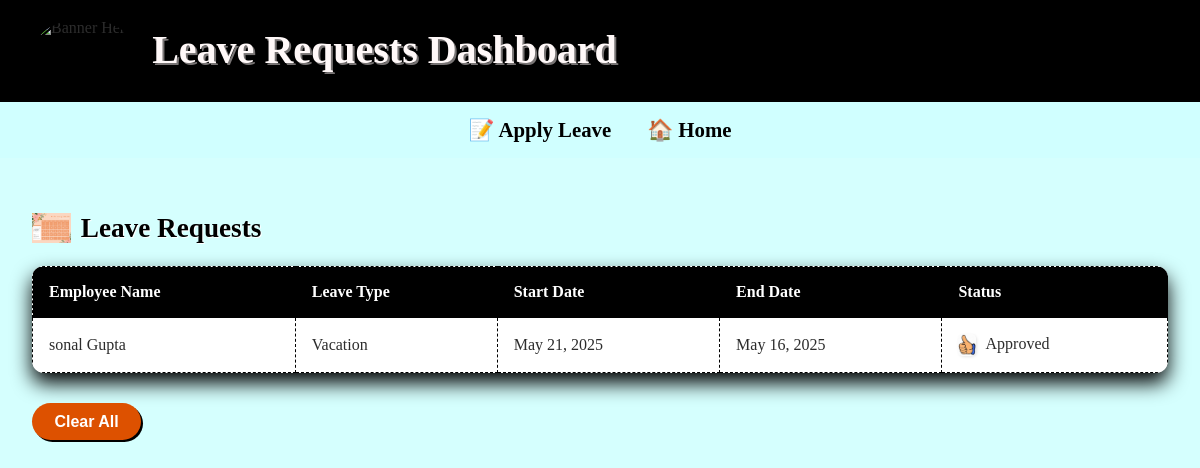
Screenshot of /leave_request2/ (signed in) with the database file from the repository.
### Dashboard/models.py (models this page shows, shortened)
class LeaveRequest1(models.Model):
    STATUS_CHOICES = [
        ('Pending', 'Pending'),
        ('Approved', 'Approved'),
        ('Rejected', 'Rejected'),
    ]
    employee_name = models.CharField(max_length=100)
    leave_type = models.CharField(max_length=50)
    start_date = models.DateField()
    end_date = models.DateField()
    status = models.CharField(max_length=20, choices=STATUS_CHOICES,default='Pending')

### Dashboard/views.py (the view)
# urls.py: path('leave_request2/',views.leave_request2,name="leave_request2"),
@login_required
def leave_request2(request):
    leave_request2 = LeaveRequest1.objects.all().order_by('-id')
    return render(request, 'leave_request2.html', {'leave_request2': leave_request2})

### Dashboard/templates/leave_request2.html (shortened to what this page needs)
<!DOCTYPE html>
{% load static %}
<html lang="en">
<head>
    <link rel="stylesheet" href="{% static 'css/leave_status1.css' %}">
</head>
<body>
    <div class="top-banner">
        <img src="{% static 'images/image18.gif' %}" alt="Banner Hero">
        <h1>Leave Requests Dashboard</h1>
    </div>
    <div class="nav">
        <a href="{% url 'apply_leave1' %}">📝 Apply Leave</a>
        <a href="{% url 'home' %}">🏠 Home</a>
    </div>
    <div class="container">
        <div id="main">
            <h2>
                <img src="{% static 'images/image14.png' %}" alt="Calendar Icon"> Leave Requests
            </h2>
            <div class="card-table">
                <table>
                    <thead>
                        <tr>
                            <th>Employee Name</th>
                            <th>Leave Type</th>
                            <th>Start Date</th>
                            <th>End Date</th>
                            <th>Status</th>
                        </tr>
                    </thead>
                    <tbody>
                        {% for requests in leave_request2 %}
                        <tr>
                            <td>{{ requests.employee_name }}</td>
                            <td>{{ requests.leave_type }}</td>
                            <td>{{ requests.start_date }}</td>
                            <td>{{ requests.end_date }}</td>
                            <td>
                                {% if requests.status == 'Approved' %}
                                <img src="{% static 'images/image25.jpg' %}" alt="Approved" class="status-icon">
                                {% elif requests.status == 'Pending' %}
                                <img src="{% static 'images/image26.jpg' %}" alt="Pending" class="status-icon">
                                {% else %}
                                <img src="{% static 'images/image27.jpg' %}" alt="Rejected" class="status-icon">
                                {% endif %}
                                {{ requests.status }}
                            </td>
                        </tr>
                        {% empty %}
                        <tr>
                            <td colspan="5" style="text-align: center;">No leave requests found.</td>
                        </tr>
                        {% endfor %}
                    </tbody>
                </table>
            </div>
            <form action="{% url 'clear_leaves1' %}" method="POST">
                <button id="clear" class="btn clear" type="submit"
                    onclick="return confirm('Are you sure you want to delete all leave requests?');">
                    Clear All
                </button>
            </form>
        </div>
    </div>
</body>
</html>

### Dashboard/static/css/leave_status1.css (style rules this page uses)
body { background: #d5fffe; margin: 0; padding: 0; color: #2c2c2c; }
.top-banner { background: #000000; display: flex; align-items: center; padding: 1rem 2rem; gap: 1rem; box-shadow: 0 8px 16px rgb(0, 0, 0); border-bottom: 4px solid #000000; }
.top-banner img { height: 60px; border-radius: 50%; border: 3px solid #000000; }
.top-banner h1 { font-size: 2.5rem; margin: 0; color: #fff8f8; text-shadow: 2px 2px #787474; }
.nav { background: #d0ffff; padding: 1rem; text-align: center; }
.nav a { margin: 0 1rem; text-decoration: none; color: #000000; font-weight: bold; font-size: 1.3rem; transition: transform 0.2s ease-in-out; }
.container { padding: 2rem; }
h2 { display: flex; align-items: center; font-size: 1.7rem; color: #000000; text-shadow: 1px 1px #ffffff; }
h2 img { height: 30px; margin-right: 10px; }
.card-table table { width: 100%; border-collapse: collapse; margin-top: 1rem; background: #ffffff; border-radius: 12px; overflow: hidden; box-shadow: 0 10px 20px rgb(0, 0, 0); }
.card-table th, .card-table td { padding: 1rem; border: 1px dashed #000000; text-align: left; font-size: 1rem; }
.card-table th { background: #000000; color: #ffffff; font-weight: bold; }
.status-icon { height: 22px; vertical-align: middle; margin-right: 6px; border-radius: 5px; box-shadow: 1px 1px 3px rgba(0, 0, 0, 0.1); }
.btn { font-family: 'Poppins', sans-serif; padding: 0.6rem 1.4rem; border-radius: 25px; border: none; cursor: pointer; font-weight: bold; font-size: 1rem; transition: all 0.2s ease-in-out; box-shadow: 2px 2px 0 #000; }
.btn.clear { background: #dd5100; color: white; margin-top: 30px; }

### rows the page displays
LeaveRequest1: employee_name "sonal Gupta", leave_type "Vacation", start_date "May 21, 2025", end_date "May 16, 2025", status "Approved"
